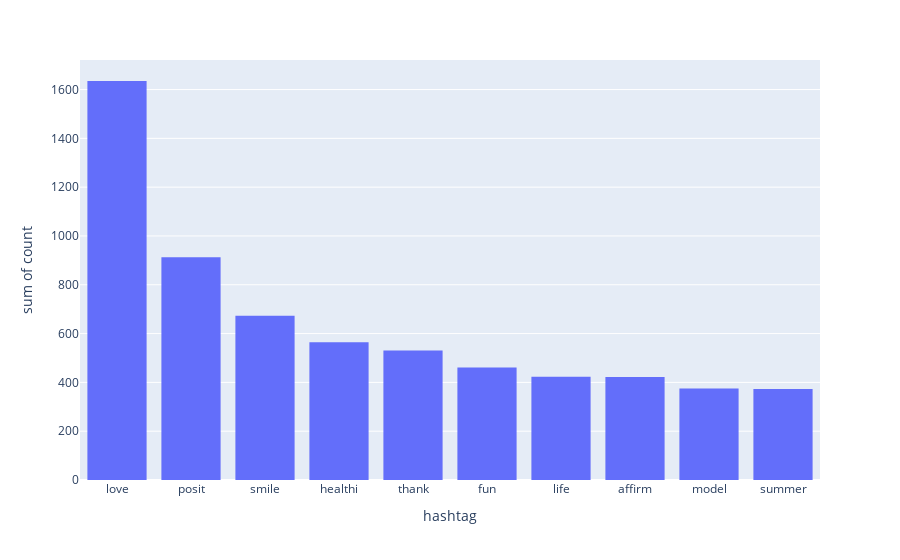

Notebook code for this chart:
### Code cell
d1 = d1.nlargest(columns= 'count' , n = 10)
fig = px.histogram(d1 , x = d1['hashtag'] , y = d1['count'])
fig.update_layout(
    height = 800
)
fig.show()

### Figure 1 — Plotly figure (JSON) as saved in the notebook; plotly's stock layout.template omitted (floating-point values rounded to 4 significant figures)
{"data": [{"alignmentgroup": "True", "bingroup": "x", "histfunc": "sum", "hovertemplate": "hashtag=%{x}<br>sum of count=%{y}<extra></extra>", "legendgroup": "", "marker": {"color": "#636efa", "pattern": {"shape": ""}}, "name": "", "offsetgroup": "", "orientation": "v", "showlegend": false, "type": "histogram", "x": ["love", "posit", "smile", "healthi", "thank", "fun", "life", "affirm", "model", "summer"], "xaxis": "x", "y": [1635, 913, 673, 564, 531, 461, 423, 422, 375, 373], "yaxis": "y"}], "layout": {"autosize": true, "barmode": "relative", "legend": {"tracegroupgap": 0}, "margin": {"t": 60}, "xaxis": {"anchor": "y", "autorange": true, "domain": [0, 1], "range": [-0.5, 9.5], "title": {"text": "hashtag"}, "type": "category"}, "yaxis": {"anchor": "x", "autorange": true, "domain": [0, 1], "range": [0, 1721.0], "title": {"text": "sum of count"}, "type": "linear"}}}
